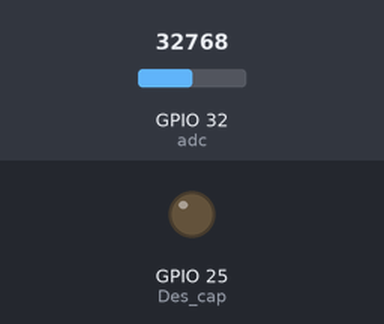
The program below on a simulated ESP32 board running MicroPython. Shown: output pins drawn as LEDs (lit = HIGH). The inputs (shaded band) are chosen by the test bench; at power-on: GPIO 32 (adc) = 32768 (analog values on the 0–65535 scale). What the program prints to the serial console is not drawn.

Above: at 1.1 s.
At 53.0 s:
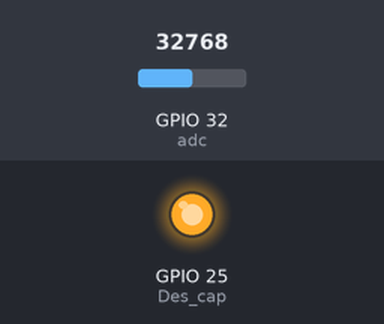
Timing chart, 0 to 54.5 s (numbered marks = the images above):
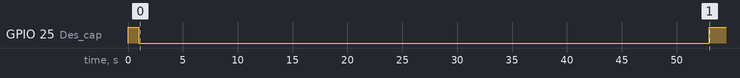

The program:

Automatizacion.py
```python
from machine import Pin, ADC
import time

Des_cap = Pin(25, Pin.OUT, value=1) # activado para comenzar con  el capacitor descargado. Satura el transistor
adc = ADC(Pin(32))#pin de lectura adc
adc.atten(ADC.ATTN_11DB)#Atenuación de 11dB (150mV - 2450mV)

#Variables del sistema RC
Capacitor = 0.000100 #faradios
Resistor = 100000 #ohmios
t = 5*Capacitor*Resistor #Tiempo de carga para 99% aprox
muestreo = t/0.010 #en segundos

print("BD_int:")#Inicio de mediciones
time.sleep_ms(1000) # 1seg de tiempo más que suficiente para que tenga aprox 0v
Des_cap.off()#Da comienzo a la carga del capacitor. Corta el transistor

#Comienza muestreo
num=0 #Contador
while num<=muestreo:#Cuantos muestreos?
    val = adc.read_u16()*(3.3/65535)#lectura analogica
    time.sleep_ms(10)#Periodo del muestreo en ms
    print("volts"+str(val*(5/3.3)))#imprimimos lectura
    num += 1
    print("BD_end")#Fin de mediciones

while True:
    Des_cap.on()#Descarga capacitor. Vuelve a saturar el transistor
    #Para detener el programa CTRL
```

Measured:
- by itself, GPIO 25 (Des_cap): HIGH → LOW at 1.0 s, → HIGH 52.0 s later
